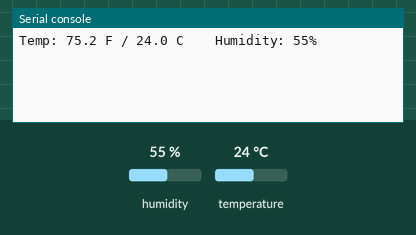
This program was run on a simulated CircuitPython board. Parts: the last lines printed to the serial console. The inputs (shaded band) are chosen by the test bench; at power-on: humidity 55 %, temperature 24 °C.

Above: at 1.2 s.
1.3 s: humidity set to 22 %
At 3.9 s:
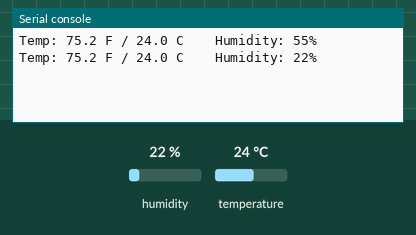
4.3 s: temperature set to 12 °C
At 6.3 s:
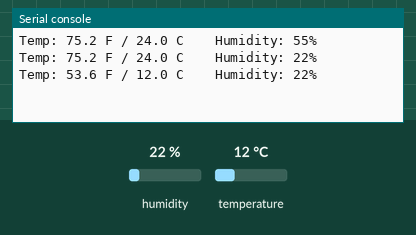
7.3 s: humidity set to 40 %
At 9.9 s:
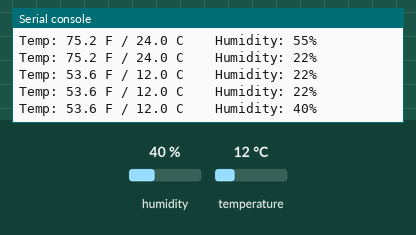
Timing chart, 0 to 11.4 s (numbered marks = the images above; inputs shaded):
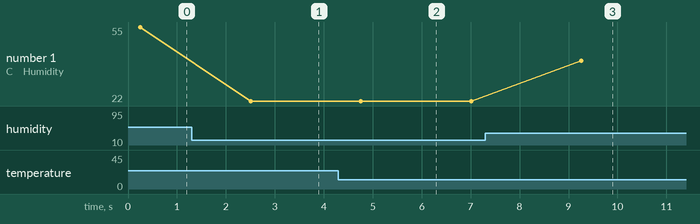

Measured:
- after the input at 1.3 s, the serial console: prints a new line after 1.2 s (image 1)
- after the input at 4.3 s, the serial console: prints a new line after 0.46 s (image 2)
- after the input at 7.3 s, the serial console: prints a new line after 2.0 s (image 3)
- plotted number 1: 55 → 22 after the input at 1.3 s, 22 → 40 after the input at 7.3 s

The program:

humiture.py
```python
import time

import board

import adafruit_dht

# Initial the dht device, with data pin connected to:
dhtDevice = adafruit_dht.DHT11(board.D17)

# you can pass DHT22 use_pulseio=False if you wouldn't like to use pulseio.
# This may be necessary on a Linux single board computer like the Raspberry Pi,
# but it will not work in CircuitPython.
# dhtDevice = adafruit_dht.DHT22(board.D18, use_pulseio=False)

while True:
    try:
        # Print the values to the serial port
        # print(dhtDevice)
        temperature_c = dhtDevice.temperature
        temperature_f = temperature_c * (9 / 5) + 32
        humidity = dhtDevice.humidity
        print(f"Temp: {temperature_f:.1f} F / {temperature_c:.1f} C    Humidity: {humidity}% ")

    except RuntimeError as error:
        # Errors happen fairly often, DHT's are hard to read, just keep going
        print(error.args[0], "farhat")
        time.sleep(2.0)
        continue
    except Exception as error:
        dhtDevice.exit()
        raise error

    time.sleep(2.0)
```
